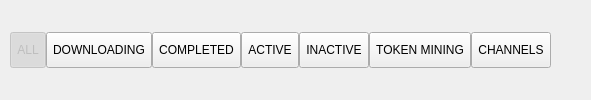
           <widget class="TabButtonPanel" name="downloads_tab" native="true">
            <layout class="QHBoxLayout" name="horizontalLayout_20">
             <property name="spacing">
              <number>0</number>
             </property>
             <property name="leftMargin">
              <number>0</number>
             </property>
             <property name="topMargin">
              <number>0</number>
             </property>
             <property name="rightMargin">
              <number>0</number>
             </property>
             <property name="bottomMargin">
              <number>0</number>
             </property>
             <item>
              <spacer name="horizontalSpacer_29">
               <property name="orientation">
                <enum>Qt::Horizontal</enum>
               </property>
               <property name="sizeType">
                <enum>QSizePolicy::Fixed</enum>
               </property>
               <property name="sizeHint" stdset="0">
                <size>
                 <width>10</width>
                 <height>20</height>
                </size>
               </property>
              </spacer>
             </item>
             <item>
              <widget class="UnderlineTabButton" name="downloads_all_button">
               <property name="enabled">
                <bool>false</bool>
               </property>
               <property name="sizePolicy">
                <sizepolicy hsizetype="Minimum" vsizetype="Fixed">
                 <horstretch>0</horstretch>
                 <verstretch>0</verstretch>
                </sizepolicy>
               </property>
               <property name="minimumSize">
                <size>
                 <width>0</width>
                 <height>36</height>
                </size>
               </property>
               <property name="maximumSize">
                <size>
                 <width>16777215</width>
                 <height>36</height>
                </size>
               </property>
               <property name="cursor">
                <cursorShape>PointingHandCursor</cursorShape>
               </property>
               <property name="styleSheet">
                <string notr="true"/>
               </property>
               <property name="text">
                <string>ALL</string>
               </property>
               <property name="checkable">
                <bool>true</bool>
               </property>
               <property name="checked">
                <bool>true</bool>
               </property>
              </widget>
             </item>
             <item>
              <widget class="UnderlineTabButton" name="downloads_downloading_button">
               <property name="sizePolicy">
                <sizepolicy hsizetype="Minimum" vsizetype="Fixed">
                 <horstretch>0</horstretch>
                 <verstretch>0</verstretch>
                </sizepolicy>
               </property>
               <property name="minimumSize">
                <size>
                 <width>0</width>
                 <height>36</height>
                </size>
               </property>
               <property name="maximumSize">
                <size>
                 <width>16777215</width>
                 <height>36</height>
                </size>
               </property>
               <property name="cursor">
                <cursorShape>PointingHandCursor</cursorShape>
               </property>
               <property name="styleSheet">
                <string notr="true"/>
               </property>
               <property name="text">
                <string>DOWNLOADING</string>
               </property>
               <property name="checkable">
                <bool>true</bool>
               </property>
              </widget>
             </item>
             <item>
              <widget class="UnderlineTabButton" name="downloads_completed_button">
               <property name="sizePolicy">
                <sizepolicy hsizetype="Minimum" vsizetype="Fixed">
                 <horstretch>0</horstretch>
                 <verstretch>0</verstretch>
                </sizepolicy>
               </property>
               <property name="minimumSize">
                <size>
                 <width>0</width>
                 <height>36</height>
                </size>
               </property>
               <property name="maximumSize">
                <size>
                 <width>16777215</width>
                 <height>36</height>
                </size>
               </property>
               <property name="cursor">
                <cursorShape>PointingHandCursor</cursorShape>
               </property>
               <property name="styleSheet">
                <string notr="true"/>
               </property>
               <property name="text">
                <string>COMPLETED</string>
               </property>
               <property name="checkable">
                <bool>true</bool>
               </property>
              </widget>
             </item>
             <item>
              <widget class="UnderlineTabButton" name="downloads_active_button">
               <property name="sizePolicy">
                <sizepolicy hsizetype="Minimum" vsizetype="Fixed">
                 <horstretch>0</horstretch>
                 <verstretch>0</verstretch>
                </sizepolicy>
               </property>
               <property name="minimumSize">
                <size>
                 <width>0</width>
                 <height>36</height>
                </size>
               </property>
               <property name="maximumSize">
                <size>
                 <width>16777215</width>
                 <height>36</height>
                </size>
               </property>
               <property name="cursor">
                <cursorShape>PointingHandCursor</cursorShape>
               </property>
               <property name="styleSheet">
                <string notr="true"/>
               </property>
               <property name="text">
                <string>ACTIVE</string>
               </property>
               <property name="checkable">
                <bool>true</bool>
               </property>
              </widget>
             </item>
             <item>
              <widget class="UnderlineTabButton" name="downloads_inactive_button">
               <property name="sizePolicy">
                <sizepolicy hsizetype="Minimum" vsizetype="Fixed">
                 <horstretch>0</horstretch>
                 <verstretch>0</verstretch>
                </sizepolicy>
               </property>
               <property name="minimumSize">
                <size>
                 <width>0</width>
                 <height>36</height>
                </size>
               </property>
               <property name="maximumSize">
                <size>
                 <width>16777215</width>
                 <height>36</height>
                </size>
               </property>
               <property name="cursor">
                <cursorShape>PointingHandCursor</cursorShape>
               </property>
               <property name="styleSheet">
                <string notr="true"/>
               </property>
               <property name="text">
                <string>INACTIVE</string>
               </property>
               <property name="checkable">
                <bool>true</bool>
               </property>
              </widget>
             </item>
             <item>
              <widget class="UnderlineTabButton" name="downloads_creditmining_button">
               <property name="sizePolicy">
                <sizepolicy hsizetype="Minimum" vsizetype="Fixed">
                 <horstretch>0</horstretch>
                 <verstretch>0</verstretch>
                </sizepolicy>
               </property>
               <property name="minimumSize">
                <size>
                 <width>0</width>
                 <height>36</height>
                </size>
               </property>
               <property name="maximumSize">
                <size>
                 <width>16777215</width>
                 <height>36</height>
                </size>
               </property>
               <property name="cursor">
                <cursorShape>PointingHandCursor</cursorShape>
               </property>
               <property name="styleSheet">
                <string notr="true"/>
               </property>
               <property name="text">
                <string>TOKEN MINING</string>
               </property>
               <property name="checkable">
                <bool>true</bool>
               </property>
              </widget>
             </item>
             <item>
              <widget class="UnderlineTabButton" name="downloads_channels_button">
               <property name="minimumSize">
                <size>
                 <width>0</width>
                 <height>36</height>
                </size>
               </property>
               <property name="maximumSize">
                <size>
                 <width>16777215</width>
                 <height>36</height>
                </size>
               </property>
               <property name="cursor">
                <cursorShape>PointingHandCursor</cursorShape>
               </property>
               <property name="text">
                <string>CHANNELS</string>
               </property>
               <property name="checkable">
                <bool>true</bool>
               </property>
              </widget>
             </item>
             <item>
              <spacer name="horizontalSpacer_28">
               <property name="orientation">
                <enum>Qt::Horizontal</enum>
               </property>
               <property name="sizeHint" stdset="0">
                <size>
                 <width>40</width>
                 <height>20</height>
                </size>
               </property>
              </spacer>
             </item>
            </layout>
           </widget>
